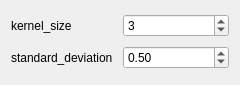
             <widget class="QWidget" name="page">
              <property name="geometry">
               <rect>
                <x>0</x>
                <y>0</y>
                <width>240</width>
                <height>85</height>
               </rect>
              </property>
              <attribute name="label">
               <string>Gaussian</string>
              </attribute>
              <layout class="QGridLayout" name="gridLayout_12">
               <item row="0" column="0">
                <widget class="QLabel" name="label_25">
                 <property name="text">
                  <string>kernel_size</string>
                 </property>
                </widget>
               </item>
               <item row="0" column="1">
                <widget class="QSpinBox" name="in_smooth_gaussian_0_kernel_size">
                 <property name="prefix">
                  <string/>
                 </property>
                 <property name="minimum">
                  <number>1</number>
                 </property>
                 <property name="maximum">
                  <number>21</number>
                 </property>
                 <property name="singleStep">
                  <number>2</number>
                 </property>
                 <property name="value">
                  <number>3</number>
                 </property>
                </widget>
               </item>
               <item row="1" column="0">
                <widget class="QLabel" name="label_29">
                 <property name="text">
                  <string>standard_deviation</string>
                 </property>
                </widget>
               </item>
               <item row="1" column="1">
                <widget class="QDoubleSpinBox" name="in_smooth_gaussian_1_sigma_x">
                 <property name="value">
                  <double>0.500000000000000</double>
                 </property>
                </widget>
               </item>
              </layout>
             </widget>
